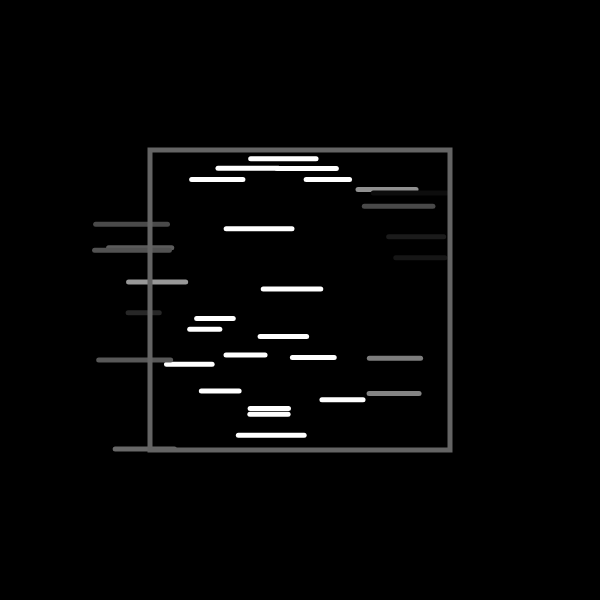
Frame 1 (no input)
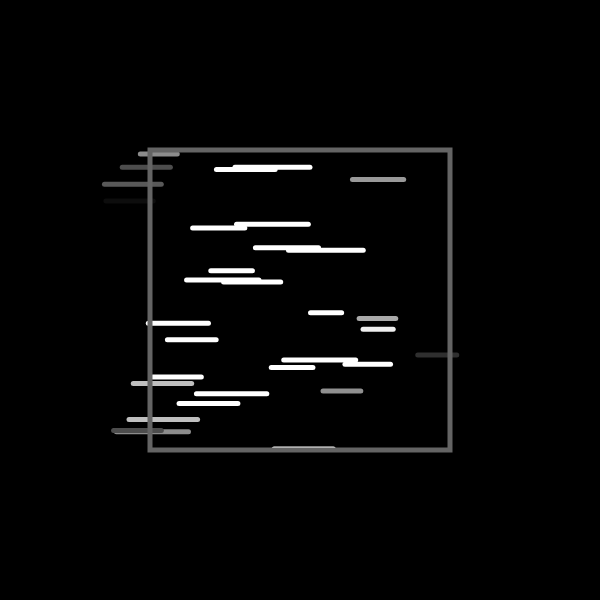
Frame 60 (no input)
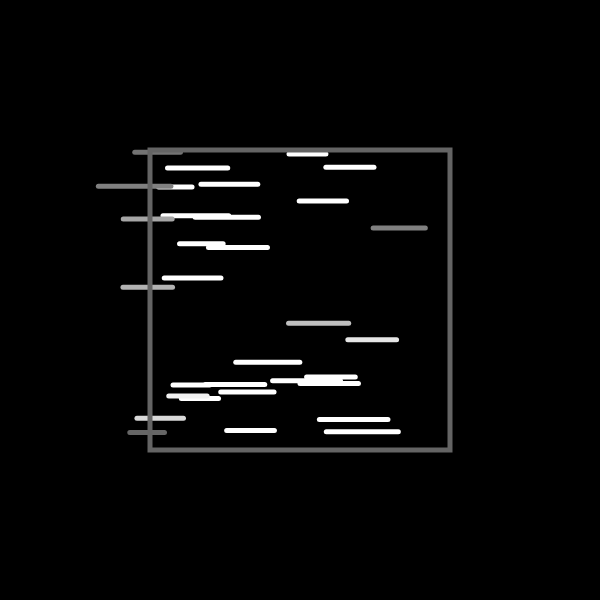
Frame 120 (the mouse pressed at the canvas centre since frame 60)

The p5.js sketch that drew these frames (run headless with seeded random() and noise() and a simulated clock; from frame 60 on, the mouse is pressed at the canvas centre):

// p5.js sketch
// ── sketch.js
let a, b, w, h
let particles = []
let dir = "east"
let n

function setup() {
  createCanvas(600, 600);
  a = createVector(150, 150)
  b = createVector(450, 450)
  w = b.x - a.x
  h = b.y - a.y
  rectMode(CORNERS)
  noFill()
  stroke(255, 50)
  strokeWeight(5)
  n = floor(map(w*h, 0, 360000, 0, 130))
  for(let i = 0; i < n; i++){
    spawnParticle(true)
  }
}

function spawnParticle(bool){
  if(dir == "west" || dir == "east"){
    let yAux = random(a.y, b.y)
    let xAux
    if(bool) xAux = random(a.x, b.x)
    else if(dir == "east") xAux = a.x
    else if(dir == "west") xAux = b.x
    let speed
    if(dir == "east") speed = createVector(random(1.6, 3.5), 0)
    else if(dir == "west") speed = createVector(-random(1.6, 3.5), 0)
    let life = map(w, 0, 600, 0, 200)
    if(bool){
      let res = map(xAux, a.x, b.x, 0, life)
      life -= res
    }
    particles.push({'a': createVector(xAux, yAux), 'b': createVector(xAux - random(30, 75), yAux), 'speed': speed, 'life': life})
  }
  else{
    let xAux = random(a.x, b.x)
    let yAux
    if(bool) yAux = random(a.y, b.y)
    else if(dir == "north") yAux = b.y
    else if(dir == "south") yAux = a.y 
    let speed 
    if(dir == "north") speed = createVector(0, -random(1.6, 3.5))
    else if(dir == "south") speed = createVector(0, random(1.6, 3.5))
    let life = map(h, 0, 600, 0, 200)
    if(bool){
      let res = map(yAux, a.y, b.y, 0, life)
      life -= res
    }
    particles.push({'a': createVector(xAux, yAux), 'b': createVector(xAux, yAux - random(30, 75)), 'speed': speed, 'life': life})
  }
  
}

function draw() {
  background(0);
  //rect(a.x, a.y, b.x, b.y)
  if(particles.length < n) spawnParticle()
  for(let i = 0; i < particles.length; i++){
    let p = particles[i]
    let col
    if(p.life > 80) col = map(p.life, 100, 80, 0, 255)
    else if(p.life < 20) col = map(p.life, 20, 0, 255, 0)
    else col = 255
    stroke(col)
    line(p.a.x, p.a.y, p.b.x, p.b.y)
    p.a.add(p.speed)
    p.b.add(p.speed)
    p.life--
    if(p.life <= 0){
      particles.splice(i, 1)
      spawnParticle()
    }
  }
  stroke(100)
  rect(a.x, a.y, b.x, b.y)
}

// function draw() {
//   background(0);
//   rect(a.x, a.y, b.x, b.y)
//   if(particles.length < 25) spawnParticle()
//   for(let i = 0; i < particles.length; i++){
//     let p = particles[i]
//     let xAux
//     if(p.b.x < a.x) xAux = a.x
//     else xAux = p.b.x
//     let xAux2
//     if(p.a.x > b.x) xAux2 = b.x
//     else xAux2 = p.a.x
//     line(xAux2, p.a.y, xAux, p.b.y)
//     if(p.b.x > b.x){ 
//       particles.splice(i, 1)
//       spawnParticle()
//     }
//     else {
//       line(xAux2, p.a.y, xAux, p.b.y)
//       p.a.x += p.vel
//       p.b.x += p.vel
//     }
   
//   }
// }
